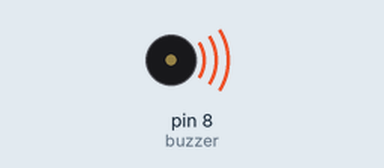
This sketch was run on a simulated Arduino Uno, built with avr-gcc and run on an emulated ATmega328P. Parts: buzzer (waves = sounding).

Above: at 0.1 s.
Timing chart, 0 to 1.6 s (numbered marks = the images above):
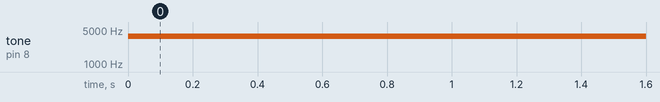

Measured:
- by itself, tone on pin 8 (buzzer): silent → 3750 Hz at 0.00 s

The sketch:

Piezo_Test.ino
```cpp
const int buzzer = 8;


void setup(){

  pinMode(buzzer, OUTPUT);}

void loop(){

  tone(buzzer, 3750); }
```
